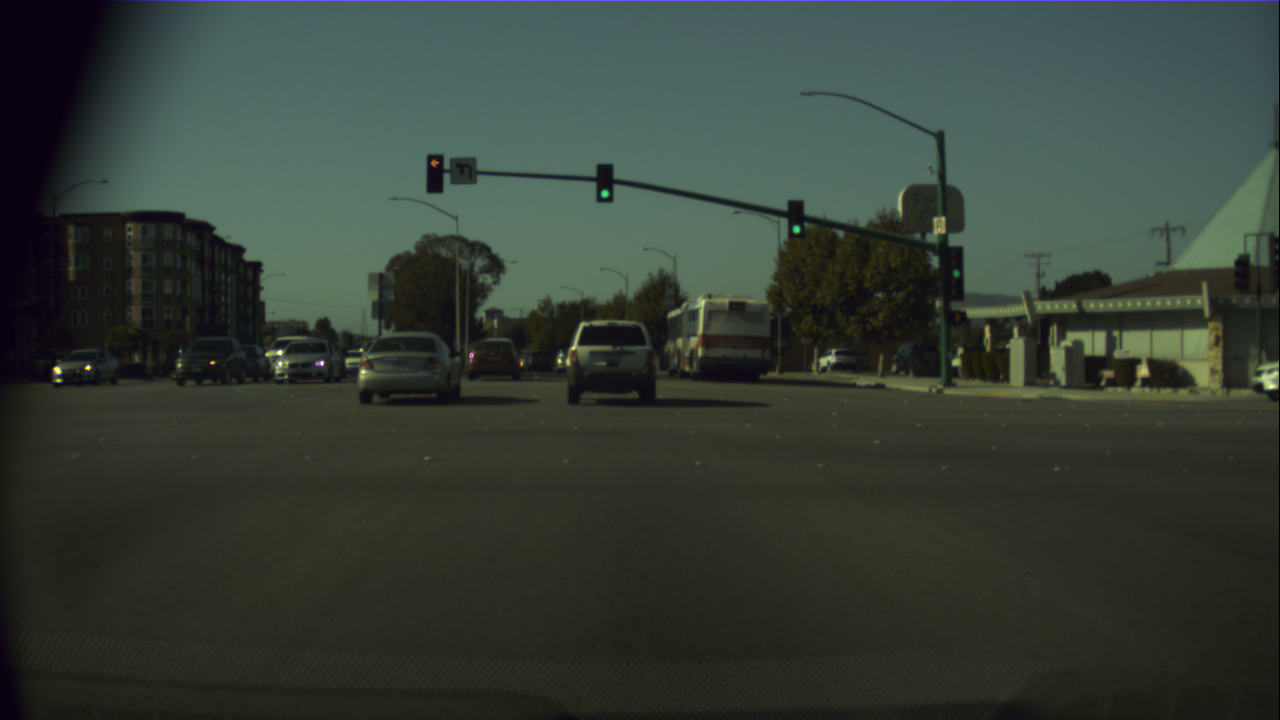
#> input picture traffic ligt detector/543664.png, 1280 x 720 px
$ jupyter execute 'traffic light detector.ipynb'
#> lines starting #> are read from the running program, lines starting #| are printed output that depends on the picture; after the words box and inside, x2 and y2 are one past the last pixel; in counts of white or black regions, pixels touching at a corner belong together
[cell 1]
import cv2
cascade= cv2.CascadeClassifier("TrafficLight.xml")
img=cv2.imread("543664.png")
#> img is the input picture: shape (720, 1280, 3); mean B, G, R 54.1, 62.8, 53.4
grey=cv2.cvtColor(img,cv2.COLOR_BGR2GRAY)
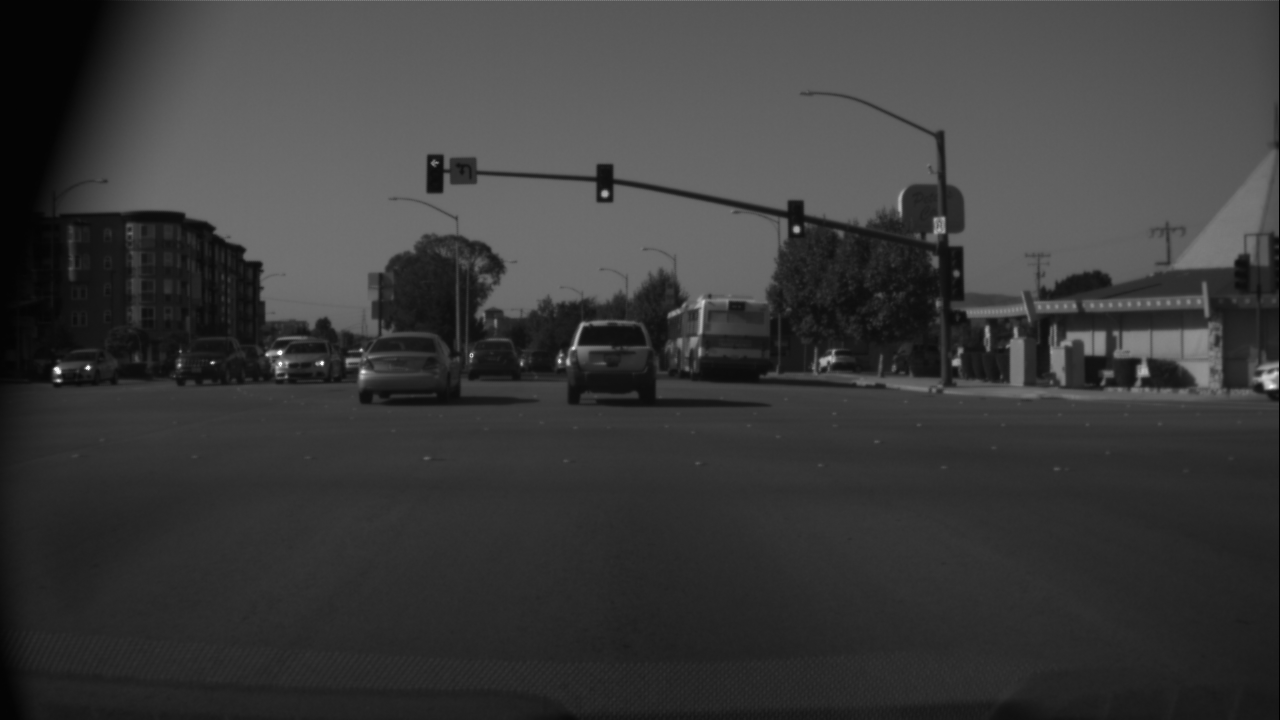
#> grey: shape (720, 1280); min 0, max 255, mean 59
light=cascade.detectMultiScale(grey,1.02,4)
#> light = [[415, 153, 38, 38], [774, 199, 42, 42], [582, 162, 45, 45]]
for x,y,w,h in light:
    cv2.rectangle(img,(x,y),(x+w,y+h),(255,0,0),3)
#> this loop made 3 passes
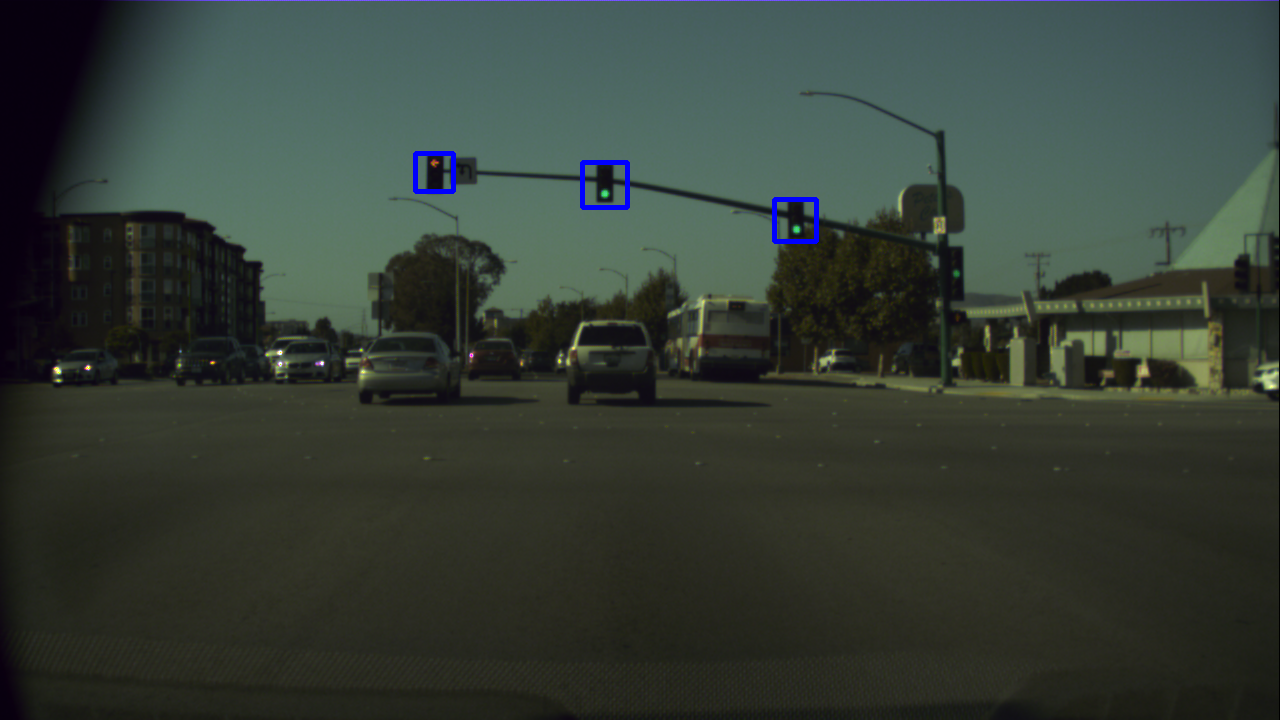
#> img: shape (720, 1280, 3); 0.27% of pixels changed, all inside (x1, y1, x2, y2) = (413, 151, 819, 244)
cv2.imshow("image",img)
cv2.waitKey(0)
cv2.destroyAllWindows()
